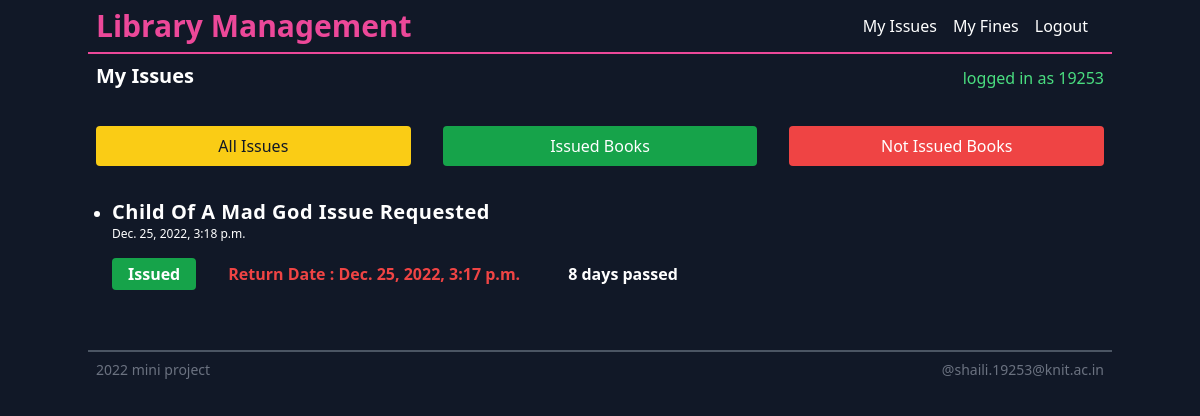
Screenshot of /my-issues/ (signed in) with the database file from the repository.
### library/models.py (models this page shows, shortened)
class Issue(models.Model):
    student=models.ForeignKey(Student,on_delete=models.CASCADE)
    book=models.ForeignKey(Book,on_delete=models.CASCADE)
    created_at=models.DateTimeField( auto_now=True)
    issued=models.BooleanField(default=False)
    issued_at=models.DateTimeField( auto_now=False,null=True,blank=True)
    returned=models.BooleanField(default=False)
    return_date=models.DateTimeField(auto_now=False,auto_created=False,auto_now_add=False,null=True,blank=True)
    def days_no(self):
        if self.issued:
            y,m,d=str(timezone.now().date()).split('-')
            today=datetime.date(int(y),int(m),int(d))
            y2,m2,d2=str(self.return_date.date()).split('-')
            lastdate=datetime.date(int(y2),int(m2),int(d2))
            print(lastdate-today,lastdate>today)
            if lastdate > today:
                return "{} left".format(str(lastdate-today).split(',')[0])
            else:
                return "{} passed".format(str(today-lastdate).split(',')[0])
        else:
            return ""

class Book(models.Model):
    name=models.CharField(max_length=350)
    author=models.ForeignKey(Author,on_delete=models.CASCADE)
    image=models.ImageField()
    category=models.CharField(max_length=220)

### library/views.py (the view)
# urls.py: path('my-issues/',myissues),
@login_required(login_url='/student/login/')
@user_passes_test(lambda u: not u.is_superuser ,login_url='/student/login/')
def myissues(request):
    if Student.objects.filter(student_id=request.user):
        student=Student.objects.filter(student_id=request.user)[0]
        if request.GET.get('issued') is not None:
            issues=Issue.objects.filter(student=student,issued=True)
        elif request.GET.get('notissued') is not None:
            issues=Issue.objects.filter(student=student,issued=False)
        else:
            issues=Issue.objects.filter(student=student)
        return render(request,'library/myissues.html',{'issues':issues})
    messages.error(request,'You are Not a Student !')
    return redirect('/')

### templates/library/myissues.html
{% extends 'base.html' %} {% block heading %} My Issues {% endblock heading %}
{% block content %}
<form
  class="flex flex-col sm:flex-row items-center justify-start"
  method="GET"
  action="/my-issues/"
>
  <button
    class="text-gray-900 w-1/2 hover:shadow-md text-md rounded bg-yellow-400 px-4 py-2"
    name="all"
    type="submit"
  >
    All Issues
  </button>
  <button
    class="text-white ml-0 mt-4 w-1/2 sm:mt-0 sm:ml-8 hover:shadow-md text-md rounded bg-green-600 px-4 py-2"
    name="issued"
    type="submit"
  >
    Issued Books
  </button>
  <button
    class="text-white ml-0 w-1/2 mt-4 sm:mt-0 sm:ml-8 hover:shadow-md text-md rounded bg-red-500 px-4 py-2"
    name="notissued"
    type="submit"
  >
    Not Issued Books
  </button>
</form>
<ul class="list-disc px-4 mt-8">
  {% for issue in issues %}
  <li class="">
    <h3 class="text-xl font-semibold tracking-wide">
      {{issue.book.name}} Issue Requested
    </h3>
    <h4 class="text-xs">{{issue.created_at}}</h4>
    <div class="flex flex-row w-2/3 space-x-4 mt-4 mb-8">
      {% if issue.issued %}
      <h5 class="w-xs font-bold rounded bg-green-600 px-4 py-1">Issued</h5>
      <h5 class="w-xs font-bold text-red-500 px-4 py-1">
        Return Date : {{issue.return_date}}
      </h5>
      {% else %}
      <h5 class="w-xs rounded font-bold text-pink-500 px-0 py-0">
        Issue Request Pending
      </h5>
      {% endif %}
      {% if issue.issued and issue.returned %}
      <h5 class="w-xs rounded font-bold bg-green-600 px-4 py-1">Returned</h5>
      {% else %}
      <h5 class="w-xs font-bold px-4 py-1">{{issue.days_no}}</h5>
      {% endif %}
    </div>
  </li>
  {% empty %}
  <h2>Nothing Found</h2>
  {% endfor %}
</ul>
{% endblock %}

### templates/base.html (shortened to what this page needs)
{% load tailwind_tags %}
<!DOCTYPE html>
<html lang="en">
  <head>
    <link href="https://unpkg.com/tailwindcss@^2/dist/tailwind.min.css" rel="stylesheet"/>
     {% tailwind_css %}
  </head>
  <body class="min-h-screen bg-gray-900 text-white">
    {% include 'nav.html' %}
    <header
      class="flex flex-row justify-between items-end mb-5 md:mx-auto max-w-5xl p-2"
    >
      <h1 class="font-bold text-lg sm:text-xl capitalize">
        {%block heading %}{% endblock heading %}
      </h1>
      {% if user.is_anonymous %}
      <h2 class="text-red-400 sm:pr-5 xl:pr-3">logged out</h2>
      {% else %}
      <h2 class="text-green-400">logged in as {{user}}</h2>
      {% endif %}
    </header>
    <main class="container md:mx-auto max-w-5xl p-2">
      {% block content %}{% endblock content %}
    </main>
    {% include 'footer.html' %}
  </body>
</html>

### rows the page displays
Issue: book.name "Child Of A Mad God", created_at "Dec. 25, 2022, 3:18 p.m.", return_date "Dec. 25, 2022, 3:17 p.m.", days_no "8 days passed"

### other values shown
{{ user }} "19253"
